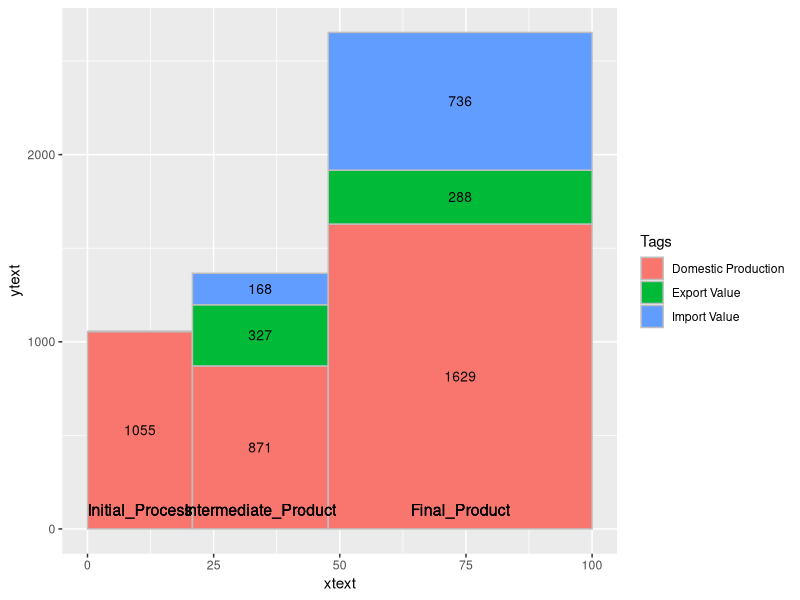

This figure's R source:
library(data.table)
library(ggplot2)
library(dplyr)

Class <- c(rep("Initial_Process",3), rep("Intermediate_Product",3), rep("Final_Product",3))
Tags <- c("Domestic Production", "Export Value", "Import Value")
#value <- c(7433.6, 0 ,0, 6139.7, -2305.31, 1188.53,  5022.4, -888.9, 2269.17)
value <- c(1055, 0, 0, 871, -327, 168, 1629, -288, 736)

mekko <- data.frame(Class,Tags,value)

t1 <- sum(abs(value[1:3]))
t2 <- sum(abs(value[4:6]))
t3 <- sum(abs(value[7:9]))

total <- sum(abs(value))

mekko_perc <- unique(c(Class))
value_perc <- c()
value_perc[1] <- (sum(abs(value[1:3]))/total) * 100
value_perc[2] <- (sum(abs(value[4:6]))/total) * 100
value_perc[3] <- (sum(abs(value[7:9]))/total) * 100

mekko_perc <- data.frame(Class = c(mekko_perc), value_perc = c(value_perc) )

#mekko_per <- mekko %>%
#group_by(Class) %>%
#summarise(value_prop = (sum(abs(value))/total) * 100)

xmax <- cumsum(mekko_perc$value_perc)
xmin <- xmax - mekko_perc$value_perc

mekko_perc$xmax <- xmax
mekko_perc$xmin <- xmin


mekko <- left_join(mekko, mekko_perc)
#ord <- order(mekko$xmax, decreasing = FALSE)
#mekko <- mekko[ord, ]
#ord2 <- order(mekko$xmin, decreasing = FALSE)
#mekko[ord2, ]

col1 <- c()

for(i in 1:9){
  if(i <= 3){
    col1[i] <- sum(abs(value[i]))
  }else if(i > 3 & i <= 6){
    col1[i] <- sum(abs(value[i]))
  }else if(i > 6 & i <= 9){
    col1[i] <- sum(abs(value[i]))
  }
}

mekko$per <- col1

#mekko$xmax[1:3] <- cumsum(mekko$per[1:3])
#mekko$xmax[4:6] <- cumsum(mekko$per[4:6])
#mekko$xmax[7:9] <- cumsum(mekko$per[7:9])

#mekko$xmin[1:3] <- mekko$xmax[1:3] - mekko$per[1:3]
#mekko$xmin[4:6] <- mekko$xmax[4:6] - mekko$per[4:6]
#mekko$xmin[7:9] <- mekko$xmax[7:9] - mekko$per[7:9]

ymax <- c()
ymax[1:3] <- cumsum(col1[1:3])
ymax[4:6] <- cumsum(col1[4:6])
ymax[7:9] <- cumsum(col1[7:9])

ymin <- c()
ymin[1:3] = ymax[1:3] - col1[1:3]
ymin[4:6] = ymax[4:6] - col1[4:6]
ymin[7:9] = ymax[7:9] - col1[7:9]



mekko$ymax <- ymax
mekko$ymin <- ymin

mekko$xtext <- with(mekko, xmin + (xmax - xmin)/2)
mekko$ytext <- with(mekko, ymin + (ymax - ymin)/2)

p <- ggplot(mekko, aes(ymin = ymin, ymax = ymax,
                       xmin = xmin, xmax = xmax, fill = Tags))
p1 <- p + geom_rect(colour = I("grey"))
#p1
p2 <- p1 + geom_text(aes(x = xtext, y = ytext,
                         label = ifelse(value != 0, paste(abs(value), sep = ""), 
                                        paste("", sep = ""))), size = 3.5)
#p2
p3 <- p2 + geom_text(aes(x = xtext, y = 103,
                         label = Class), size = 4)
p3


